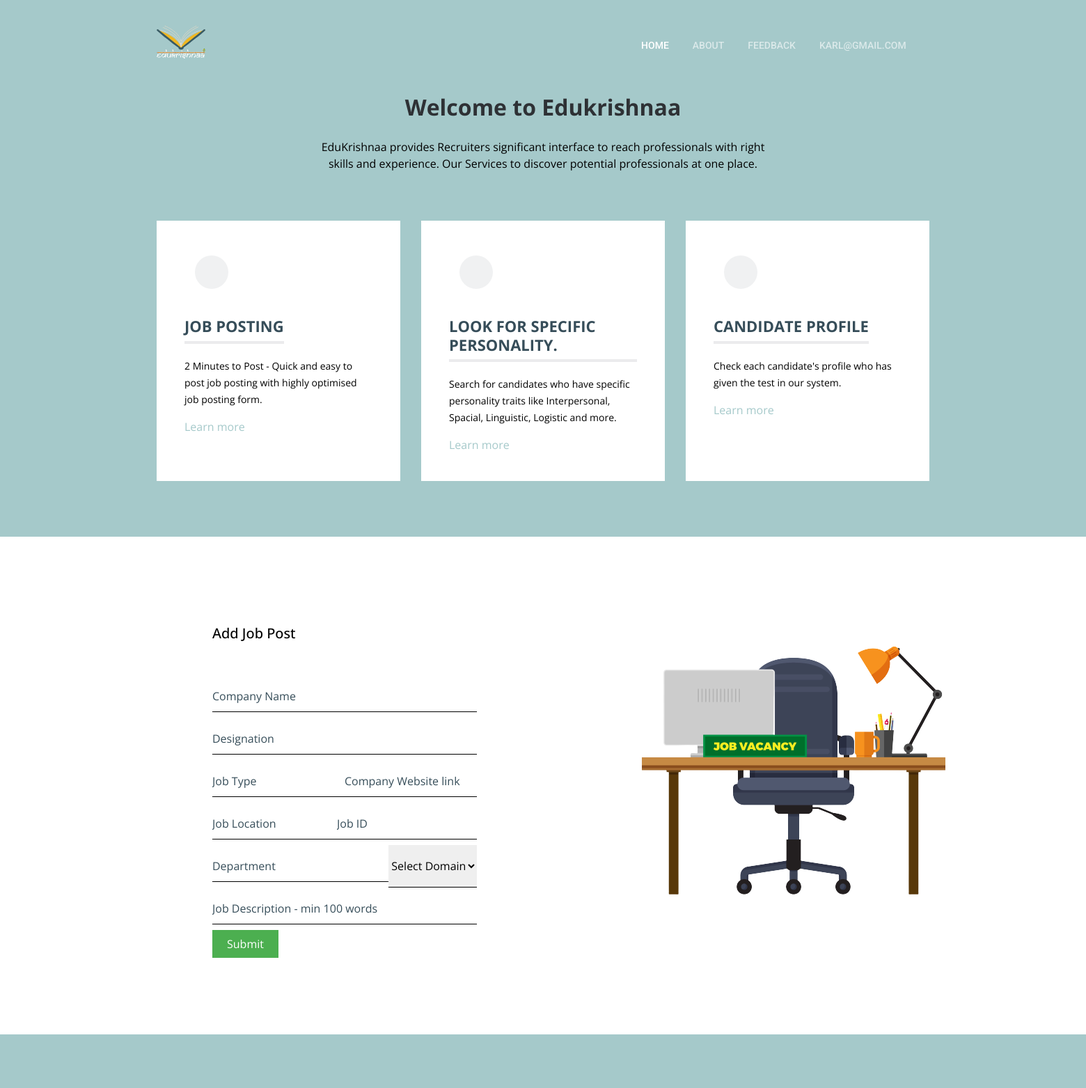
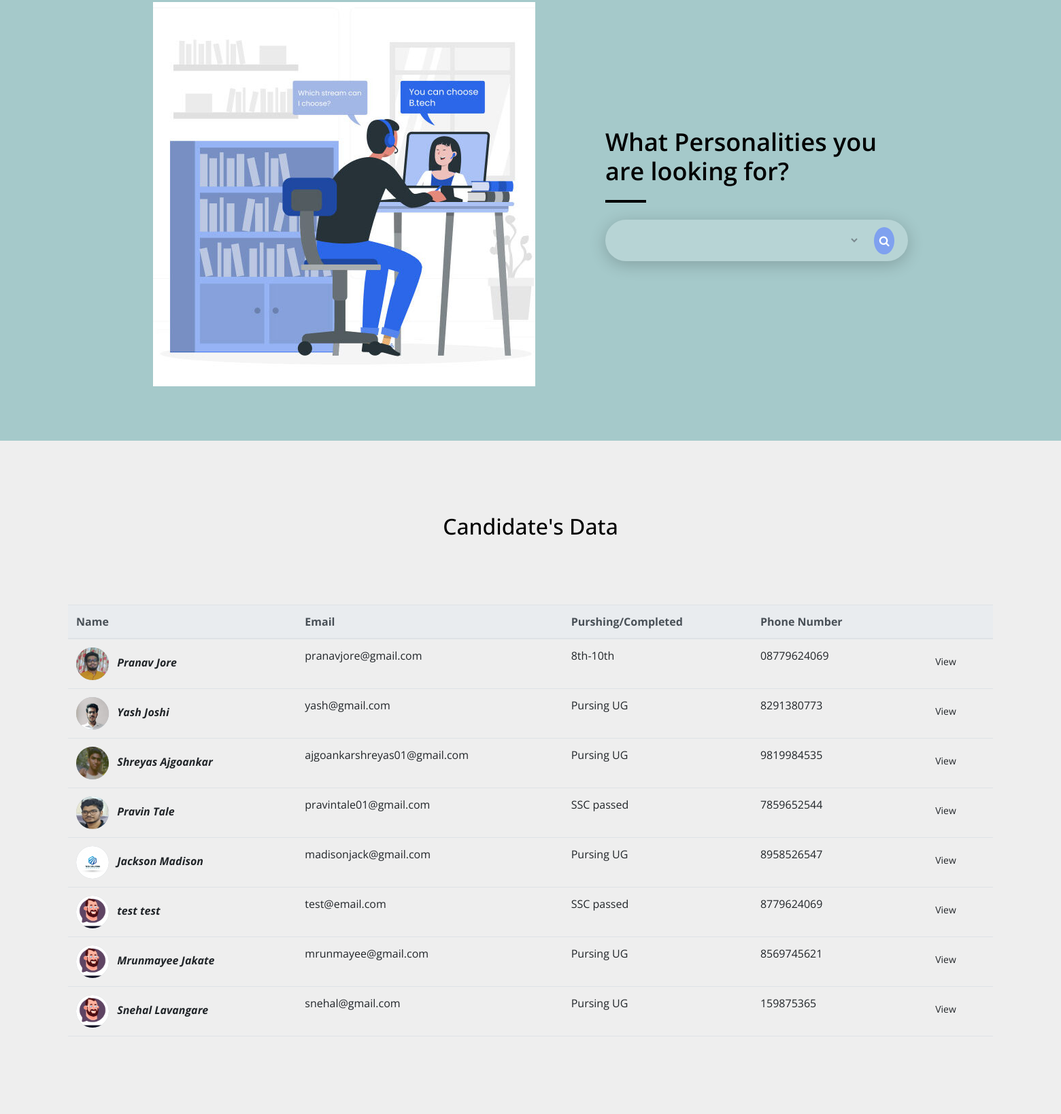
Page /homepage (signed in, upper part) on the committed database (2 pictures, top to bottom).
### app.py (models this page shows)
class Recruiter(db.Model):
    req_id = db.Column(db.Integer, primary_key=True)
    co_logo = db.Column(db.String(255))
    co_photo_id = db.Column(db.TEXT(255))
    emp_id = db.Column(db.Integer)
    emp_name = db.Column(db.String(255))
    co_name = db.Column(db.String(255))
    co_email = db.Column(db.String(255))
    co_add1 = db.Column(db.String(255))
    co_city = db.Column(db.String(255))
    co_state = db.Column(db.String(255))
    co_req_designation = db.Column(db.String(255))
    phone = db.Column(db.Integer)
    recruite_password = db.Column(db.String(255))
    industry = db.Column(db.String(255))
    re_password = db.Column(db.String(255))
    role = db.Column(db.String(255))

class User(db.Model):
    id = db.Column(db.Integer, primary_key=True)
    fname = db.Column(db.String(500))
    lname = db.Column(db.String(500))
    email = db.Column(db.String(500), unique=True)
    dob = db.Column(db.Date)
    age = db.Column(db.Integer)
    phone = db.Column(db.String(500))
    state = db.Column(db.String(500))
    city = db.Column(db.String(500))
    uname = db.Column(db.String(500))
    password = db.Column(db.String(500))
    re_password = db.Column(db.String(500))
    gender = db.Column(db.String(500))
    quali = db.Column(db.String(500))
    fam_income = db.Column(db.String(500))
    roles = db.Column(db.String(500))
    img = db.Column(db.TEXT(100))
    address = db.Column(db.TEXT(255))
    clg_name = db.Column(db.TEXT(255))
    graduation_year = db.Column(db.Date)
    course = db.Column(db.TEXT(255))
    certificate = db.Column(db.TEXT(255))
    otp = db.Column(db.TEXT(100))

### app.py (the view)
@ app.route('/homepage', methods=['GET', 'POST'])
def homepage():
    user = session['recruiter']
    getinfo = User.query.first()
    rec_user_data = User.query.all()
    recruiter = Recruiter.query.filter_by(co_email=user).first()
    return render_template("/recruiters/homepage.html", all_user=rec_user_data, data=getinfo, recruiter=recruiter)

### templates/recruiters/homepage.html (shortened to what this page needs)
<!DOCTYPE html>
<html lang="en">
<head>
  <link href="../static/assets/vendor/bootstrap/css/bootstrap.min.css" rel="stylesheet">
  <link href="../static/assets/vendor/bootstrap-icons/bootstrap-icons.css" rel="stylesheet">
  <link href="../static/assets/vendor/fontawesome-free/css/all.min.css" rel="stylesheet">
  <link href="../static/assets/vendor/aos/aos.css" rel="stylesheet">
  <link href="../static/assets/vendor/glightbox/css/glightbox.min.css" rel="stylesheet">
  <link href="../static/assets/vendor/swiper/swiper-bundle.min.css" rel="stylesheet">
  <link href="../static/assets/css/homepage.css" rel="stylesheet">
  <link rel="stylesheet" href="https://cdnjs.cloudflare.com/ajax/libs/font-awesome/4.7.0/css/font-awesome.css">
  <link rel="stylesheet" href="https://cdnjs.cloudflare.com/ajax/libs/font-awesome/4.7.0/css/font-awesome.css">
  <link rel="stylesheet" type="text/css" href="/static/assets/css/chatbot/bootstrap.css">
  <link rel="stylesheet" type="text/css" href="/static/assets/css/chatbot/style1.css">
  <link rel="stylesheet" type="text/css" href="/static/assets/css/chatbot/responsive.css">
  <link rel="stylesheet" type="text/css" href="/static/assets/css/chatbot/jquery.convform.css">
  <link href="https://maxcdn.bootstrapcdn.com/bootstrap/4.0.0-alpha.6/css/bootstrap.min.css" rel="stylesheet">
  <link href="https://maxcdn.bootstrapcdn.com/font-awesome/4.7.0/css/font-awesome.min.css" rel="stylesheet">
  <link href="/static/assets/css/profile_survey.css" rel="stylesheet">
</head>
<body>
  <header id="header" class="header d-flex align-items-center">
    <div class="container-fluid container-xl d-flex align-items-center justify-content-between">
      <a href="/homepage" class="logo d-flex align-items-center">
        <img src="../static/assets/img/White_font-removebg-preview.png" alt="logo">
      </a>
      <nav id="navbar" class="navbar">
        <ul>
          <li><a href="/homepage" class="active">Home</a></li>
          <li><a href="/404">About</a></li>
          <li><a href="#giveFeedback">Feedback</a></li>
          {% if session['recruiter'] == Flase: %}
          <li><a href="/login">Login</a></li>
          {% else: %}
          <li class="dropdown"><a href=""><span>{{session['recruiter']}}</span> <i
                class="bi bi-chevron-down dropdown-indicator"></i></a>
          </li>
          {% endif %}
        </ul>
      </nav>
    </div>
  </header>
  <main id="main">
    <section id="get-started" class="services section-bg">
      <div class="container" data-aos="fade-up">
        <div class="section-header">
          <br><br>
          <h2>Welcome to Edukrishnaa</h2>
          <p>EduKrishnaa provides Recruiters significant interface to reach professionals with right skills and
            experience. Our Services to discover potential professionals at one place.</p>
        </div>
        <div class="row gy-4">
          <div class="col-lg-4 col-md-6" data-aos="fade-up" data-aos-delay="100" title="Add a Job Post"
            data-toggle="tooltip">
            <div class="service-item  position-relative">
              <div class="icon">
                <i class="fa-solid fa-envelope"></i>
              </div>
              <h3 data-aos="fade-up" data-aos-delay="100">JOB POSTING</h3>
              <p>2 Minutes to Post - Quick and easy to post job posting with highly optimised job posting form.</p>
              <a href="#jobpost" class="readmore stretched-link">Learn more <i class="bi bi-arrow-right"></i></a>
            </div>
          </div>
          <div class="col-lg-4 col-md-6" data-aos="fade-up" data-aos-delay="200" title="Look for specific Personality"
            data-toggle="tooltip">
            <div class="service-item position-relative">
              <div class="icon">
                <i class="fas fa-chart-line"></i>
              </div>
              <h3>LOOK FOR SPECIFIC PERSONALITY.</h3>
              <p>Search for candidates who have specific personality traits like Interpersonal, Spacial, Linguistic,
                Logistic and more.</p>
              <a href="#skillful" class="readmore stretched-link">Learn more <i class="bi bi-arrow-right"></i></a>
            </div>
          </div>
          <div class="col-lg-4 col-md-6" data-aos="fade-up" data-aos-delay="300" title="Check Users Profile"
            data-toggle="tooltip">
            <div class="service-item position-relative">
              <div class="icon">
                <i class="fa-solid fa-users-between-lines"></i>
              </div>
              <h3>CANDIDATE PROFILE</h3>
              <p>Check each candidate's profile who has given the test in our system.</p>
              <a href="#candidate" class="readmore stretched-link">Learn more <i class="bi bi-arrow-right"></i></a>
            </div>
          </div>
        </div>
      </div>
    </section>
    <section id="jobpost" class="get-started explore-section-bg" data-aos="fade-up">
      <div class="container">
        <div class="row justify-content-between gy-4">
          <div class="col-lg-6 d-flex align-items-center" data-aos="fade-up" styles="color=">
            <div class="content" data-aos="fade-up">
              <h1 class="form-title">Add Job Post</h1>
              <form method="POST" action="/addjobpost">
                <input type="text" name="co_name" placeholder="Company Name">
                <input type="text" name="designation" placeholder="Designation">
                <div class="beside">
                  <input type="text" name="job_type" placeholder="Job Type">
                  <input type="text" name="job_link" placeholder="Company Website link">
                </div>
                <div class="beside">
                  <input type="textarea" name="location" placeholder="Job Location"><br>
                  <input type="text" name="jobid" placeholder="Job ID"><br>
                </div>
                <div class="beside">
                  <input type="text" name="department" placeholder="Department">
                  <select type=dropdown id="req_skills" name="req_skills">
                    <option>Select Domain</option>
                  </select>
                </div>
                <input type="text" name="job_description" placeholder="Job Description - min 100 words">
                <button data-aos="fade">Submit</button>
              </form>
            </div>
          </div>
          <div class="col-lg-5" data-aos="fade">
            <img src="static\assets\img\jobposting.png" />
          </div>
        </div>
      </div>
    </section>
    <section id="skillful" class="get-started section-bg">
      <div class="container">
        <div class="row justify-content-between gy-4">
          <div class="col-md-6 col-lg-6" data-aos="fade">
            <img src="../static/assets/img/home/career-counselling-sessions.jpg" />
          </div>
          <div class="col-md-6 col-lg-5 d-flex align-items-center" data-aos="fade-up">
            <div class="content">
              <h3>What Personalities you are looking for?</h3>
              <form action="" class="search-bar">
                <div class="box" title="Click to Select" data-toggle="tooltip">
                  <select name="cars" id="cars" placeholder="select">
                    <option value="volvo">Linguistic Personality</option>
                  </select>
                </div>
                <button type="submit" title="Search" data-toggle="tooltip"><i class="fa fa-search"></i></button>
              </form>
            </div>
          </div>
        </div>
      </div>
    </section>
    <section id="candidate" class="tableinfo table-section-bg" data-aos="fade-up">
      <div class="table-section-head" data-aos="fade-up">
        <center>
          <h2>Candidate's Data</h2>
        </center>
      </div>
      <div class="table-responsive" data-aos="fade-up">
        <table class="table table-hover table-nowrap">
          <thead class="thead-light">
            <tr data-aos="fade-up">
              <th scope="col">Name</th>
              <th scope="col">Email</th>
              <th scope="col">Purshing/Completed</th>
              <th scope="col">Phone Number</th>
              <th>
              </th>
            </tr>
          </thead>
          <tbody data-aos="fade-up">
            {% for getdata in all_user %}
            <tr>
              <td>
                <img alt="..." src="/../static/assets/img/{{getdata.img}}" class="avatar avatar-sm rounded-circle me-2">
                <i><b>{{ getdata.fname }} {{ getdata.lname }}</b></i>
              </td>
              <td>
                {{ getdata.email }}
              </td>
              <td>
                {{ getdata.quali }}
              </td>
              <td>
                {{ getdata.phone }}
              </td>
              <td class="text-end">
                <a href="recruiter/user/{{ getdata.id}}" class="btn btn-sm btn-neutral">View</a>
                <button type="button" class="btn btn-sm btn-square btn-neutral text-danger-hover" data-aos="fade-up">
                </button>
              </td>
            </tr>
            {% endfor %}
          </tbody>
        </table>
      </div>
    </section>
  </main>
</body>
</html>

### static/assets/css/profile_survey.css (style rules this page uses)
* { -webkit-box-sizing: border-box; box-sizing: border-box; }
body { color: #000000; font-family: "Open Sans", sans-serif; }
h1 { font-size: 20px; margin-bottom: 20px; }
h2 { line-height: 160%; margin-bottom: 20px; text-align: center; }

### rows in the picture
Recruiter: recruiter "KARL@GMAIL.COM"
User: img (picture), fname "Pranav", lname "Jore", email "pranavjore@gmail.com", quali "8th-10th", phone "08779624069"
User: img (picture), fname "Yash", lname "Joshi", email "yash@gmail.com", quali "Pursing UG", phone "8291380773"
User: img (picture), fname "Shreyas", lname "Ajgoankar", email "ajgoankarshreyas01@gmail.com", quali "Pursing UG", phone "9819984535"
User: img (picture), fname "Pravin", lname "Tale", email "pravintale01@gmail.com", quali "SSC passed", phone "7859652544"
User: img (picture), fname "Jackson", lname "Madison", email "madisonjack@gmail.com", quali "Pursing UG", phone "8958526547"
User: img (picture), fname "test", lname "test", email "test@email.com", quali "SSC passed", phone "8779624069"
User: img (picture), fname "Mrunmayee", lname "Jakate", email "mrunmayee@gmail.com", quali "Pursing UG", phone "8569745621"
User: img (picture), fname "Snehal", lname "Lavangare", email "snehal@gmail.com", quali "Pursing UG", phone "159875365"
